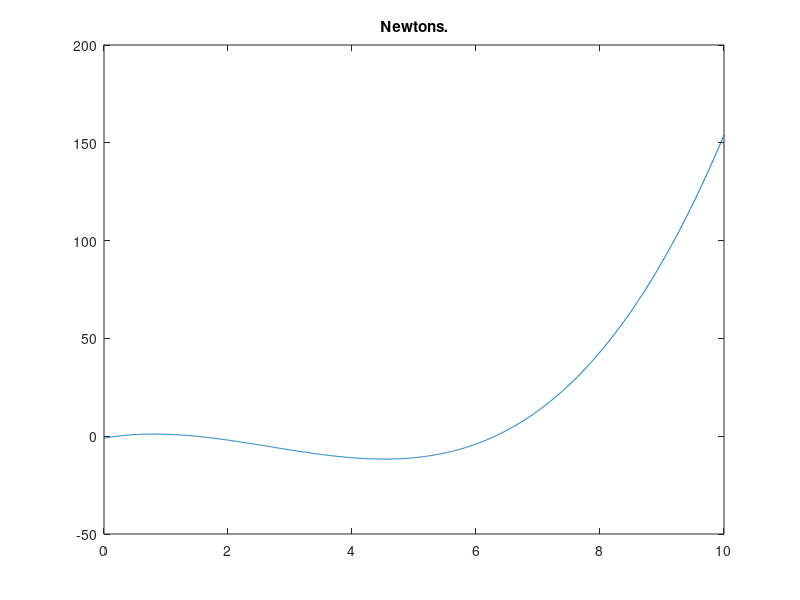

Write MATLAB code to recreate this figure.
x = 0:0.01:10;
y = -1 + (5.5 * x) - 4 * (x.^2) + 0.5 * (x.^3);
plot(x, y);
title('Newtons.');

% approximations : x = 1, x= 1.2, x = 6.2
